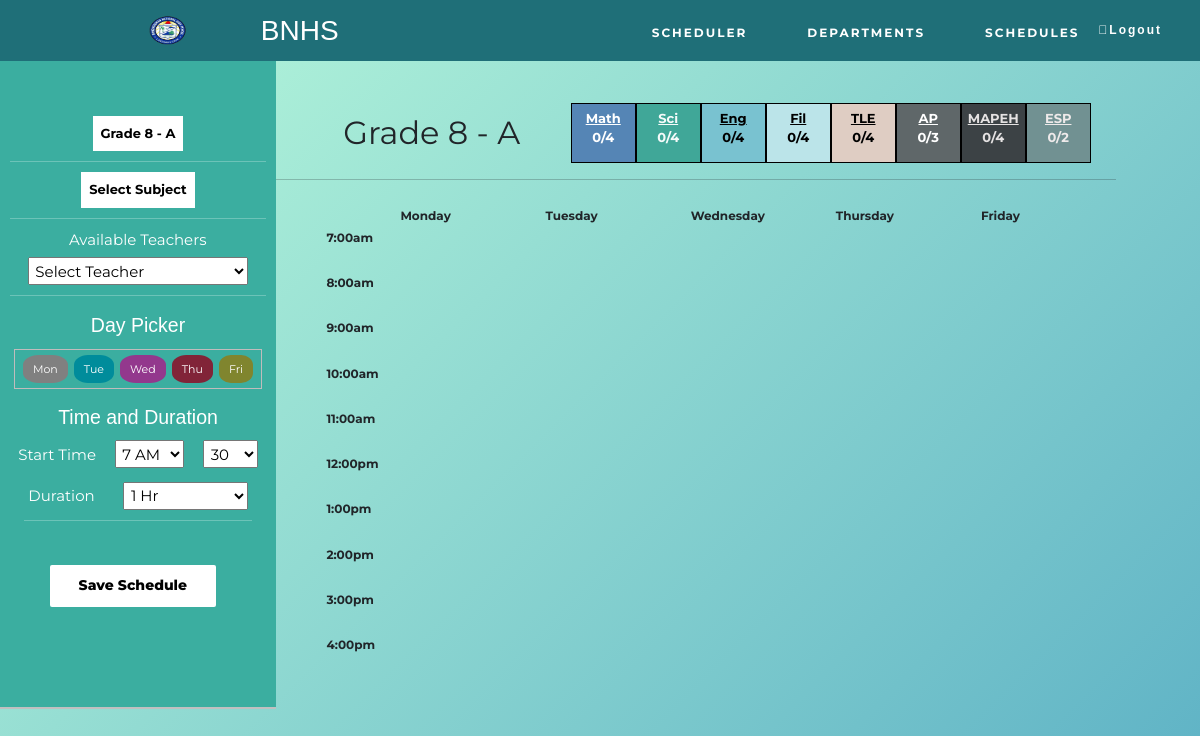
Before: /scheduler.php?grade_section=8A with the older database file.
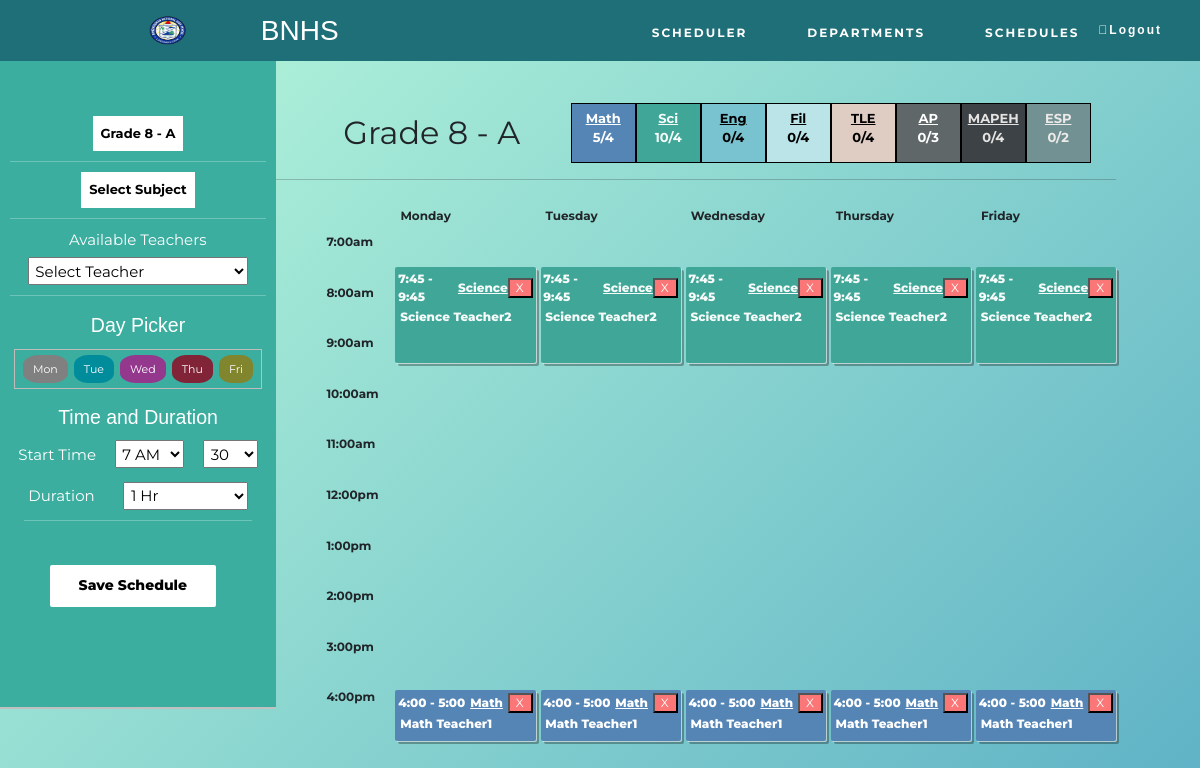
After: the same page with the newer database file.
### tables this page shows
CREATE TABLE IF NOT EXISTS `class_schedule` (
  `grade_section` varchar(32) NOT NULL,
  `teacher_id` int DEFAULT NULL,
  `subject` varchar(32) NOT NULL,
  `day` varchar(32) NOT NULL,
  `start_time` float NOT NULL,
  `end_time` float NOT NULL,
  `duration` int NOT NULL,
  `id` int NOT NULL AUTO_INCREMENT,
  UNIQUE KEY `id` (`id`),
  KEY `teacher` (`teacher_id`)
);

CREATE TABLE IF NOT EXISTS `teacher` (
  `id` int NOT NULL AUTO_INCREMENT,
  `firstName` varchar(32) NOT NULL,
  `lastName` varchar(32) NOT NULL,
  `dept` varchar(32) NOT NULL,
  `workload` float NOT NULL,
  PRIMARY KEY (`id`)
);

### scheduler.php (called while the page is built, shortened)
<?php
try {
    include __DIR__ . './includes/connection/DatabaseConnect.php';
    include __DIR__ . './includes/connection/DatabaseFunctions.php';
    include __DIR__ . './includes/templates/scheduler.html.php';
} catch (PDOException $e) {
    include __DIR__ . './includes/connection/displayError.php';
}
include __DIR__ . './includes/templates/layout.html.php';
?>

### includes/connection/DatabaseFunctions.php (called while the page is built, shortened)
<?php
function retrieveAllId($pdo, $table, $primaryKey, $value) {
    $query = 'SELECT * FROM `' . $table . '`
              WHERE `' . $primaryKey . '` = :value';
    $parameters = [
        'value' => $value
    ];
    $query = query($pdo, $query, $parameters);
    return $query->fetchAll();
}
function retrieveId($pdo, $table, $primaryKey, $value) {
    $query = 'SELECT * FROM `' . $table . '`
              WHERE `' . $primaryKey . '` = :value';
    $parameters = [
        'value' => $value
    ];
    $query = query($pdo, $query, $parameters);
    return $query->fetch();
}
function retrieveAllTwoId($pdo, $table, $primaryKey1, $value1, $primaryKey2, $value2) {
    $query = 'SELECT * FROM `' . $table . '`
              WHERE `' . $primaryKey1 . '` = :value1
              AND `' . $primaryKey2 . '` = :value2 ';
    $parameters = [
        'value1' => $value1,
        'value2' => $value2
    ];
    $query = query($pdo, $query, $parameters);
    return $query->fetchAll();
}
function convertSubject($subject) {
    if($subject == 'Mathematics')
      return 'Math';
    return $subject;
  }
function query($pdo, $sql, $parameters = []) {
    $query = $pdo->prepare($sql);
    $query->execute($parameters);
    return $query;
}
function convertTime($time) {
    if($time % 100 == 0) {
        $time = $time/100;
        if($time > 12)
            $stringTime = ($time - 12) . ':00';
        else
            $stringTime = $time . ':00';
        return $stringTime;
    } else {
        if($time % 50 == 0) {
            $time = $time/100;
            $time = $time - 0.5;
            if($time > 12)
                $stringTime = ($time - 12) . ':30';
            else
                $stringTime = $time . ':30';
        } else {
            $time = $time/100;
            $time = $time - 0.75;
            if($time > 12)
                $stringTime = ($time - 12) . ':45';
            else
                $stringTime = $time . ':45';
        }
        return $stringTime;
    }
}
?>

### includes/templates/scheduler.html.php (the view, shortened to what the changed rows need)
<link rel="stylesheet" type="text/css" href="./includes/templates/css/scheduler.css">
<?php
  $output = '
<div style="display:flex;">
<div class="add-module">
  <div style="margin:20% 0 5% 0">
  <div class="dropdown">
  ';
  if(isset($_GET['grade_section'])) {
    $grade = $_GET['grade_section'];
    $section = substr($grade, -1);
    $grade = substr_replace($grade ,"", -1);
    $displayGradeSection = 'Grade ' . $grade . ' - ' . $section;
  }
  else
    $displayGradeSection = 'Select Grade and Section';
  $output .= '
    <button onclick="dropDown('.'\'grade_section\''.')" class="dropbtn">'.$displayGradeSection.'</button>
    <div id="grade_section" class="dropdown-content">
  ';
  for($i = 7; $i <= 10; $i++) {
    $gradeLevel = retrieveAllId($pdo, 'grade_level', 'grade', $i);
    foreach($gradeLevel as $row) {
      $output .= '
        <a href="scheduler.php?grade_section='.$row['grade'].$row['section'].'#main">
        Grade '.$row['grade'].' - ' .$row['section'].' </a>
      ';
    }
  }
  if(isset($_GET['subject']))
    $subjectSelected =  $_GET['subject'];
  else
    $subjectSelected = 'Select Subject';
  if(isset($_GET['grade_section']))
    $gradeSection =  $_GET['grade_section'];
  else
    $gradeSection = ' ';
  $output .= '
      </div>
    </div>
    <hr>
  ';
  if($gradeSection != ' ') {
    $output .= '
    <div class="dropdown" style="width: 100%; display:flex; justify-content:center;">
      <button onclick="dropDown('.'\'subject\''.')" class="dropbtn">'.$subjectSelected.'</button>
      <div id="subject" class="dropdown-content">
        <a href="scheduler.php?grade_section='.$gradeSection.'&subject=Mathematics#main">Mathematics</a>
        <a href="scheduler.php?grade_section='.$gradeSection.'&subject=Science#main">Science</a>
        <a href="scheduler.php?grade_section='.$gradeSection.'&subject=English#main">English</a>
        <a href="scheduler.php?grade_section='.$gradeSection.'&subject=Filipino#main">Filipino</a>
        <a href="scheduler.php?grade_section='.$gradeSection.'&subject=MAPEH#main">MAPEH</a>
        <a href="scheduler.php?grade_section='.$gradeSection.'&subject=AP#main">AP</a>
        <a href="scheduler.php?grade_section='.$gradeSection.'&subject=ESP#main">ESP</a>
        <a href="scheduler.php?grade_section='.$gradeSection.'&subject=TLE#main">TLE</a>
      </div>
    </div>
    <hr>
  ';
  if( isset($_GET['grade_section']) && isset($_GET['subject']) ) {
    $temp = retrieveTwoId($pdo, 'class_schedule', 'grade_section', $_GET['grade_section'], 'subject', $_GET['subject']);
      if(isset($temp['teacher_id'])) {
        $teacherSelected = $temp['teacher_id'];
        $teacherSelected = retrieveId($pdo, 'teacher', 'id', $teacherSelected);
        $teacherId = $teacherSelected['id'];
        $teacherName = $teacherSelected['firstName'] . ' ' . $teacherSelected['lastName'];
      } else {
        $teacherName = 'Select Teacher';
        $teacherId = '';
      }
  } else {
    $teacherId = '';
    $teacherName = 'Select Teacher';
  }
  $output .= '
    <form action="scheduler.php" method="post">
    <label for="teacher" style="display:inline-block; margin-left: 25%;">Available Teachers</label> <br>
      <select name="teacher" style="width:80%; margin: 2% 0 0 10%;" required>
        <option value="'.$teacherId.'" selected>'.$teacherName.'</option>
  ';
  $output .= '
      </select>
  </div>
  <div style="width:100%; text-align: center;">
  <h1>Day Picker</h1>
  </div>
  <div style="margin:5%; text-align: center;">
  <h1>Time and Duration</h1>
  </div>
  <input type="hidden" name="grade_section" value="'.$gradeSection.'">
  <input type="hidden" name="subject" value="'.$subjectSelected.'">
</div>
  ';
} else {
  $output .= '
  </div>
</div>
  ';
}
  $output .= '
<div class="text">
  <div class="text-wrapper">
    <span class="text-header">'.$displayGradeSection.'</span>
  ';
  if(isset($_GET['grade_section'])) {
    $grade_section = $_GET['grade_section'];
    $subjects = ['Mathematics', 'Science', 'English', 'Filipino', 'TLE', 'AP', 'MAPEH', 'ESP'];
    $subjectsCount = [0, 0, 0, 0, 0, 0, 0, 0];
    for($i = 0; $i < 8; $i++) {
      $temp = retrieveAllTwoId($pdo, 'class_schedule', 'grade_section', $grade_section, 'subject', $subjects[$i]);
      foreach($temp as $row) {
          if(isset($row['duration']))
            $subjectsCount[$i] += ($row['duration']/100);
      }
    }
    $output .= '
    <span class="total-hours">
      <span class="Mathematics"> <u>Math</u> <br> '.$subjectsCount[0].'/4  </span>
      <span class="Science"> <u>Sci</u> <br> '.$subjectsCount[1].'/4 </span>
      <span class="English"> <u>Eng</u> <br> '.$subjectsCount[2].'/4 </span>
      <span class="Filipino"> <u>Fil</u> <br> '.$subjectsCount[3].'/4 </span>
      <span class="TLE"> <u>TLE <br></u> '.$subjectsCount[4].'/4 </span>
      <span class="AP"> <u>AP</u> <br> '.$subjectsCount[5].'/3 </span>
      <span class="MAPEH"> <u>MAPEH</u> <br> '.$subjectsCount[6].'/4 </span>
      <span class="ESP"> <u>ESP</u> <br> '.$subjectsCount[7].'/2 </span>
    </span>
    ';
  }
  $output .= '
  </div>
  <hr>
  <div class="schedule" aria-labelledby="schedule-heading">
    <span class="track-slot" aria-hidden="true" style="grid-column: mon; grid-row: tracks;">Monday</span>
    <span class="track-slot" aria-hidden="true" style="grid-column: tue; grid-row: tracks;">Tuesday</span>
    <span class="track-slot" aria-hidden="true" style="grid-column: wed; grid-row: tracks;">Wednesday</span>
    <span class="track-slot" aria-hidden="true" style="grid-column: thu; grid-row: tracks;">Thursday</span>
    <span class="track-slot" aria-hidden="true" style="grid-column: fri; grid-row: tracks;">Friday</span>
    <h2 class="time-slot" style="grid-row: time-700;">7:00am</h2>
    <h2 class="time-slot" style="grid-row: time-750;"></h2>
    <h2 class="time-slot" style="grid-row: time-800;">8:00am</h2>
    <h2 class="time-slot" style="grid-row: time-850;"></h2>
    <h2 class="time-slot" style="grid-row: time-900;">9:00am</h2>
    <h2 class="time-slot" style="grid-row: time-950;"</h2>
    <h2 class="time-slot" style="grid-row: time-1000;">10:00am</h2>
    <h2 class="time-slot" style="grid-row: time-1050;"></h2>
    <h2 class="time-slot" style="grid-row: time-1100;">11:00am</h2>
    <h2 class="time-slot" style="grid-row: time-1150;"></h2>
    <h2 class="time-slot" style="grid-row: time-1200;">12:00pm</h2>
    <h2 class="time-slot" style="grid-row: time-1250;"></h2>
    <h2 class="time-slot" style="grid-row: time-1300;">1:00pm</h2>
    <h2 class="time-slot" style="grid-row: time-1350;"></h2>
    <h2 class="time-slot" style="grid-row: time-1400;">2:00pm</h2>
    <h2 class="time-slot" style="grid-row: time-1450;"></h2>
    <h2 class="time-slot" style="grid-row: time-1500;">3:00pm</h2>
    <h2 class="time-slot" style="grid-row: time-1550;"></h2>
    <h2 class="time-slot" style="grid-row: time-1600;">4:00pm</h2>
    <h2 class="time-slot" style="grid-row: time-1650;"></h2>
  ';
  $grade_section_sched = retrieveAllId($pdo, 'class_schedule', 'grade_section', $gradeSection);
  foreach($grade_section_sched as $sched) {
    $teacher = retrieveId($pdo, 'teacher', 'id', $sched['teacher_id']);
    $schedDay = $sched['day'];
    $schedStart = $sched['start_time'];
    $schedEnd = $sched['end_time'];
    $schedSubject = $sched['subject'];
    $schedTeacher = $teacher['firstName'] . ' ' . $teacher['lastName'];
    $isStart45 = false;
    $isEnd45 = false;
    if(($schedStart-25) % 50 == 0) {
      $schedStart -= 25;
      $isStart45 = true;
    }
    if(($schedEnd-25) % 50 == 0) {
      $schedEnd -= 25;
      $isEnd45 = true;
    }
    $output .= '
          <div class="session '.$schedSubject.'" style="grid-column: '.$schedDay.'; grid-row: time-'.$schedStart.' / time-'.$schedEnd.';">
            <div class="session-time">
    ';
    if($isStart45)
      $schedStart += 25;
    if($isEnd45)
      $schedEnd += 25;
    $output .= '
              <span>'.convertTime($schedStart).' - '.convertTime($schedEnd) . ' ' . '</span>
              <span><u>'.convertSubject($schedSubject).'</u></span>
              <div>
                <form action="scheduler.php" method="post" style="display:inline-block; margin:0; padding:0;">
                  <input type="hidden" name="teacher_id" value="'.$teacher['id'].'">
                  <input type="hidden" name="grade_section" value="'.$gradeSection.'">
                  <input type="hidden" name="duration" value="'.$sched['duration'].'">
                  <button type="submit" name="deleteSchedule" value="'.$sched['id'].'" style="background:#fb7777;">X</button>
                </form>
              </div>
            </div>
            <div class="session-track">
              <div>'.$schedTeacher.'</div>
            </div>
          </div>
    ';
  }
  $output .= '
  </div>
</div>
  ';
?>

Changed rows visible on the page:
added class_schedule: start_time "4:00", end_time "5:00", subject "Math", $sched['id'] 33 (drawn), teacher.lastName "Math Teacher1"
added class_schedule: start_time "4:00", end_time "5:00", subject "Math", $sched['id'] 34 (drawn), teacher.lastName "Math Teacher1"
added class_schedule: start_time "4:00", end_time "5:00", subject "Math", $sched['id'] 35 (drawn), teacher.lastName "Math Teacher1"
added class_schedule: start_time "4:00", end_time "5:00", subject "Math", $sched['id'] 36 (drawn), teacher.lastName "Math Teacher1"
added class_schedule: start_time "4:00", end_time "5:00", subject "Math", $sched['id'] 37 (drawn), teacher.lastName "Math Teacher1"
added class_schedule: schedStart "7:45", schedEnd "9:45", subject "Science", $sched['id'] 45 (drawn), teacher.lastName "Science Teacher2"
added class_schedule: schedStart "7:45", schedEnd "9:45", subject "Science", $sched['id'] 46 (drawn), teacher.lastName "Science Teacher2"
added class_schedule: schedStart "7:45", schedEnd "9:45", subject "Science", $sched['id'] 47 (drawn), teacher.lastName "Science Teacher2"
added class_schedule: schedStart "7:45", schedEnd "9:45", subject "Science", $sched['id'] 48 (drawn), teacher.lastName "Science Teacher2"
added class_schedule: schedStart "7:45", schedEnd "9:45", subject "Science", $sched['id'] 49 (drawn), teacher.lastName "Science Teacher2"
Other visible differences:
$subjectsCount[0]: "0" → "5"
$subjectsCount[1]: "0" → "10"
